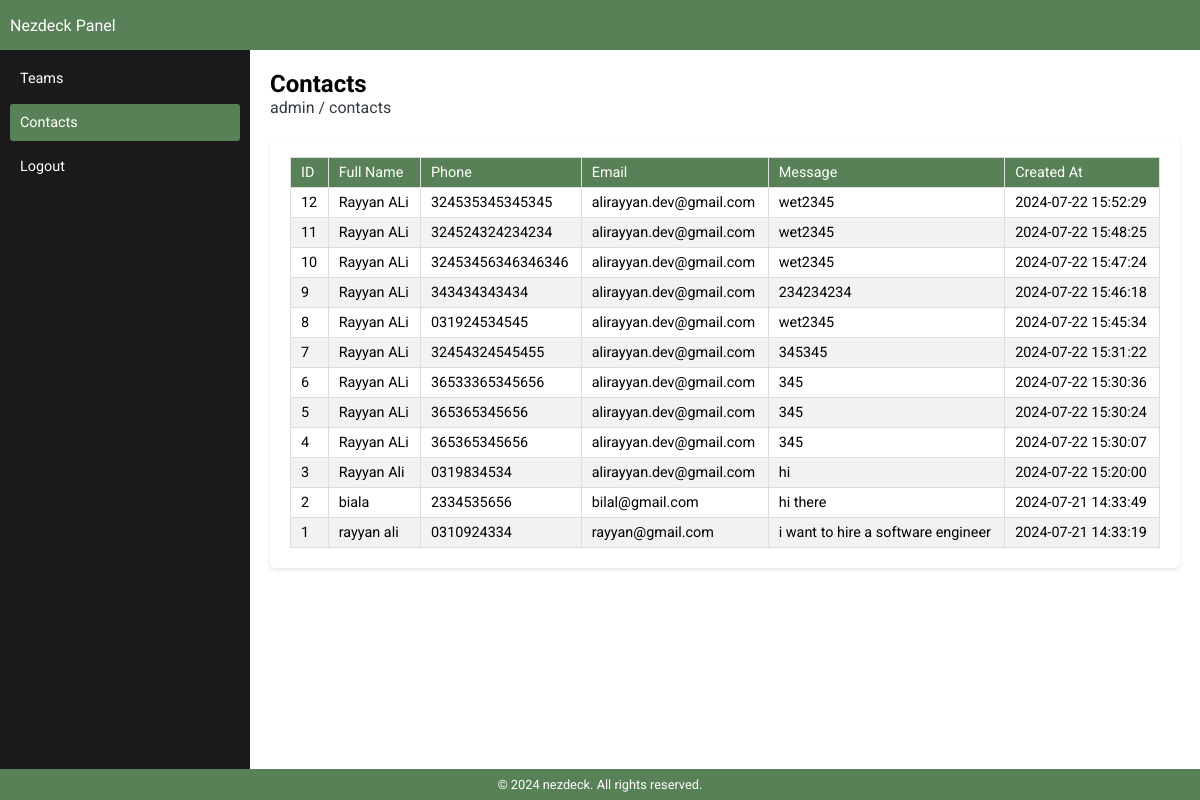
/admin/contacts.php (signed in), run on the app's committed database.
### tables this page shows
CREATE TABLE `contact` (
  `contact_id` int(11) unsigned NOT NULL AUTO_INCREMENT,
  `full_name` varchar(255) DEFAULT NULL,
  `phone` char(40) DEFAULT NULL,
  `email` char(40) DEFAULT NULL,
  `message` text,
  `created_at` datetime DEFAULT NULL,
  PRIMARY KEY (`contact_id`)
);

### admin/contacts.php (the view, shortened to what this page needs)
<?php
include 'conn.php';
$sql = "SELECT * FROM contact order by `created_at` desc";
$result = $conn->query($sql);
$data = mysqli_fetch_all($result);
?>
<!DOCTYPE html>
<html lang="en">
<head>
</head>
<body>
    <div class="container">
        <header>
            <h4>Nezdeck Panel</h4>
        </header>
        <aside class="sidebar">
            <ul>
                <li><a href="teams.php">Teams</a></li>
                <li><a href="contacts.php" class="btn-primary">Contacts</a></li>
                <li> <a href="logout.php">Logout</a>
                </li>
            </ul>
        </aside>
        <main>
            <h2>Contacts</h2>
            <p class="text-muted">admin / contacts</p>
            <div class="table-container">
                <table>
                    <thead>
                        <tr>
                            <td>ID</td>
                            <td>Full Name</td>
                            <td>Phone</td>
                            <td>Email</td>
                            <td>Message</td>
                            <td>Created At</td>
                        </tr>
                    </thead>
                    <tbody>
                        <?php foreach ($data as $row) : ?>
                            <tr>
                                <td><?= $row[0] ?></td>
                                <td><?= $row[1] ?></td>
                                <td><?= $row[2] ?></td>
                                <td><?= $row[3] ?></td>
                                <td><?= $row[4] ?></td>
                                <td><?= $row[5] ?></td>
                            </tr>
                        <?php endforeach; ?>
                    </tbody>
                </table>
            </div>
        </main>
        <footer>
            &copy; 2024 nezdeck. All rights reserved.
        </footer>
    </div>
</body>
</html>

### admin/contacts.php (style rules this page uses)
* { box-sizing: border-box; margin: 0; padding: 0; font-family: "Roboto", sans-serif; }
body { display: flex; flex-direction: column; height: 100vh; }
.container { display: flex; flex-direction: column; height: 100%; }
header { background-color: #588157; color: white; display: flex; justify-content: space-between; align-items: center; padding: 0 10px; height: 50px; }
header h4 { font-weight: 400; }
.sidebar { background-color: #1a1a1a; color: white; padding: 10px; width: 250px; height: calc(100vh - 50px); position: fixed; top: 50px; left: 0; overflow-y: auto; }
.sidebar ul { list-style-type: none; }
.sidebar ul li a { display: block; color: white; padding: 10px !important; padding: 10px 0; margin-bottom: 7px; font-size: .9rem; font-weight: 400; text-decoration: none !important; }
main { margin-left: 250px; padding: 20px; flex-grow: 1; background-color: white; }
footer { background-color: #588157; color: white; text-align: center; padding: 8px; font-size: .8rem; position: fixed; width: 100%; bottom: 0; font-weight: 400; }
.btn-primary { display: block; width: 100%; background-color: #588157; border: none; border-radius: 3px; color: #fff; font-size: .9rem; cursor: pointer; }
.text-muted { color: #343a40; }
.table-container { width: 100%; margin: 20px 0; padding: 20px; background-color: #fff; border-radius: 5px; box-shadow: 0 2px 4px rgba(0, 0, 0, 0.1); }
table { width: 100%; border-collapse: collapse; }
table thead { background-color: #588157; color: white; }
table th, table td { padding: 6px 10px; border: 1px solid #ddd; text-align: left; }
table td { font-size: .9rem; }
table tbody tr:nth-child(even) { background-color: #f2f2f2; }

### data on the page
contact: contact_id "12", full_name "Rayyan ALi", phone "324535345345345", email "alirayyan.dev@gmail.com", message "wet2345", created_at "2024-07-22 15:52:29"
contact: contact_id "11", full_name "Rayyan ALi", phone "324524324234234", email "alirayyan.dev@gmail.com", message "wet2345", created_at "2024-07-22 15:48:25"
contact: contact_id "10", full_name "Rayyan ALi", phone "32453456346346346", email "alirayyan.dev@gmail.com", message "wet2345", created_at "2024-07-22 15:47:24"
contact: contact_id "9", full_name "Rayyan ALi", phone "343434343434", email "alirayyan.dev@gmail.com", message "234234234", created_at "2024-07-22 15:46:18"
contact: contact_id "8", full_name "Rayyan ALi", phone "031924534545", email "alirayyan.dev@gmail.com", message "wet2345", created_at "2024-07-22 15:45:34"
contact: contact_id "7", full_name "Rayyan ALi", phone "32454324545455", email "alirayyan.dev@gmail.com", message "345345", created_at "2024-07-22 15:31:22"
contact: contact_id "6", full_name "Rayyan ALi", phone "36533365345656", email "alirayyan.dev@gmail.com", message "345", created_at "2024-07-22 15:30:36"
contact: contact_id "5", full_name "Rayyan ALi", phone "365365345656", email "alirayyan.dev@gmail.com", message "345", created_at "2024-07-22 15:30:24"
contact: contact_id "4", full_name "Rayyan ALi", phone "365365345656", email "alirayyan.dev@gmail.com", message "345", created_at "2024-07-22 15:30:07"
contact: contact_id "3", full_name "Rayyan Ali", phone "0319834534", email "alirayyan.dev@gmail.com", message "hi", created_at "2024-07-22 15:20:00"
contact: contact_id "2", full_name "biala", phone "2334535656", email "bilal@gmail.com", message "hi there", created_at "2024-07-21 14:33:49"
contact: contact_id "1", full_name "rayyan ali", phone "0310924334", email "rayyan@gmail.com", message "i want to hire a software engineer", created_at "2024-07-21 14:33:19"
